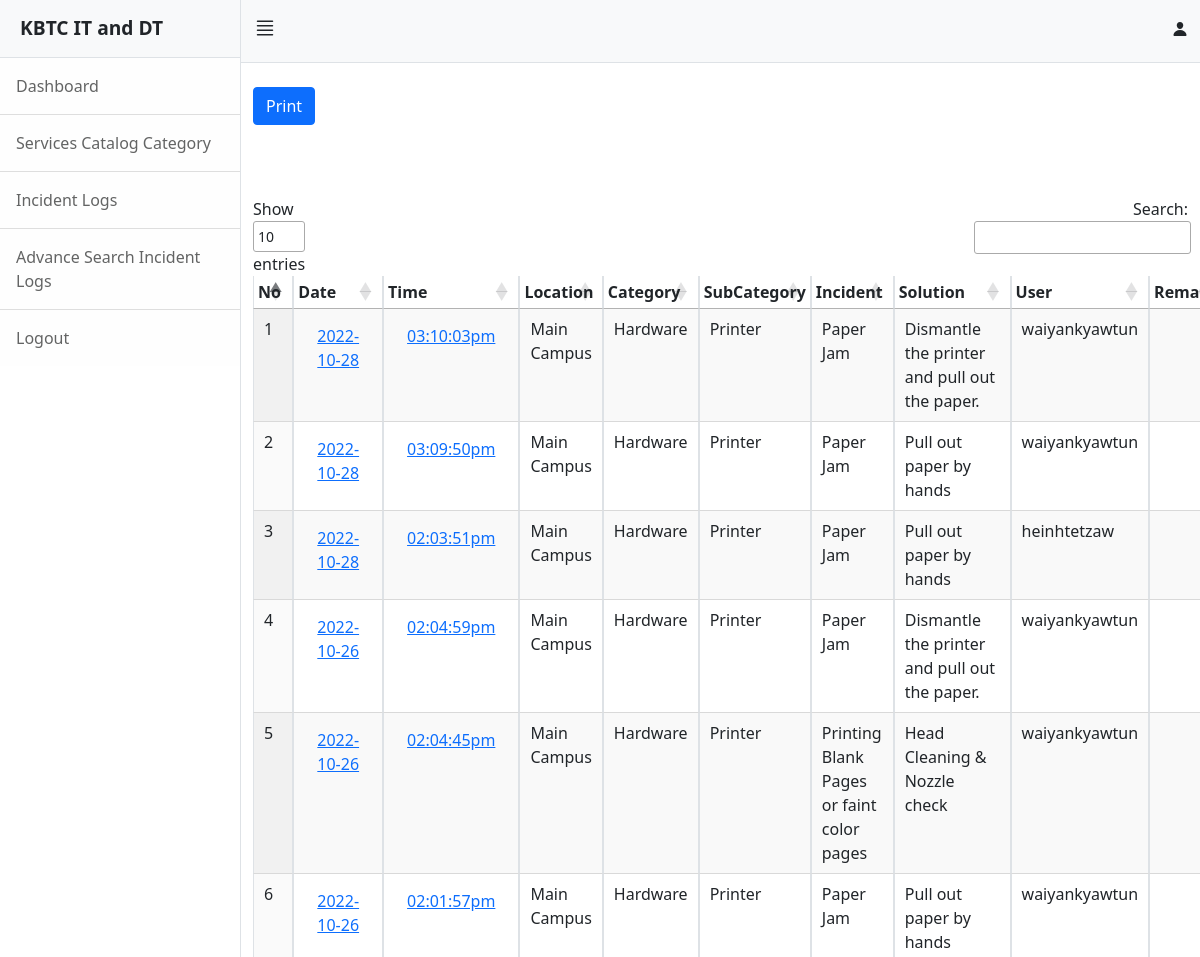
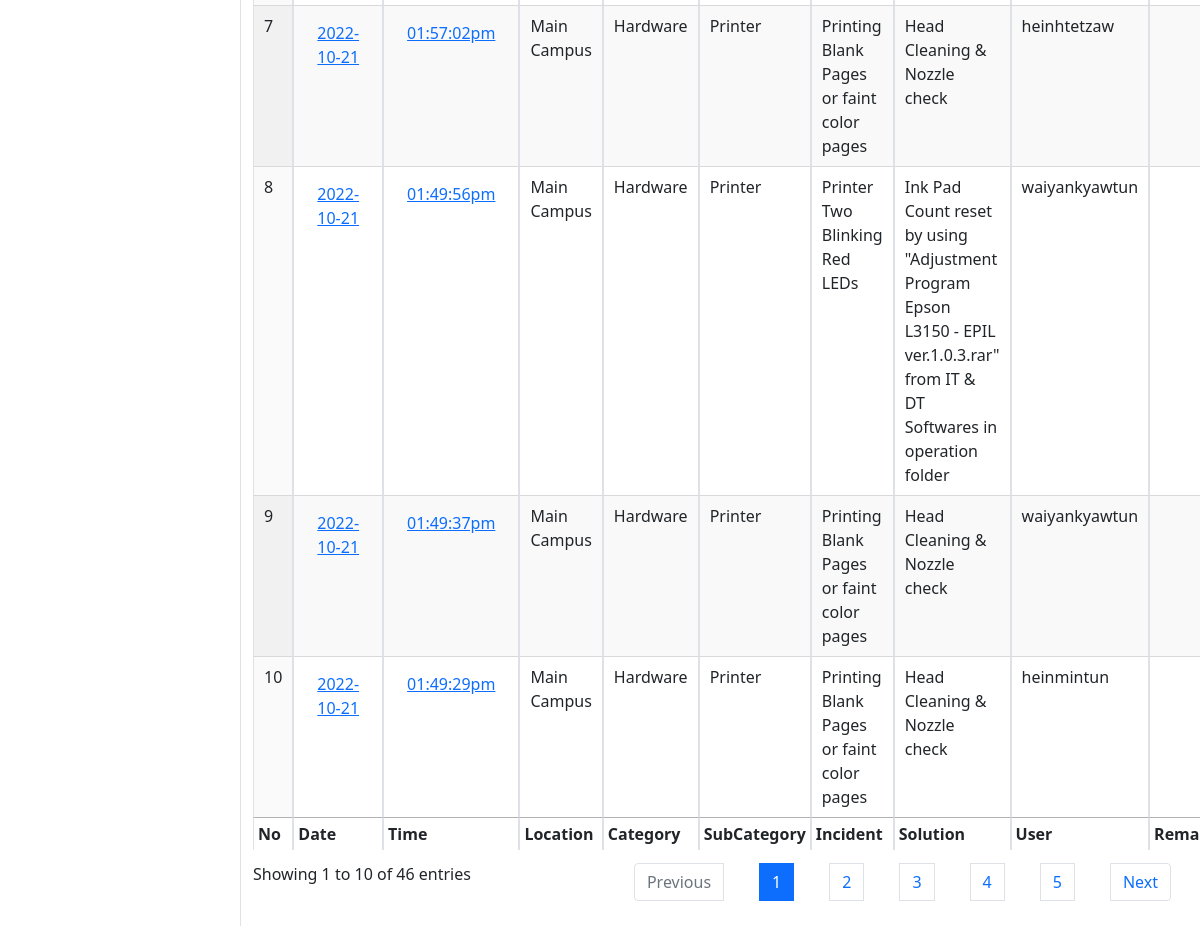
The page /user/view_logs.php (signed in) on the database its author committed (2 pictures, top to bottom).
### tables this page shows
CREATE TABLE `logs` (
  `id` int NOT NULL AUTO_INCREMENT,
  `cat_id` int NOT NULL,
  `sub_cat_id` int NOT NULL,
  `incident_id` int NOT NULL,
  `solution_id` int NOT NULL,
  `name` varchar(225) NOT NULL,
  `location` varchar(255) NOT NULL,
  `remark` text NOT NULL,
  `create_at` varchar(255) NOT NULL,
  `_time` varchar(255) DEFAULT NULL,
  PRIMARY KEY (`id`)
);

CREATE TABLE `location` (
  `id` int NOT NULL AUTO_INCREMENT,
  `name` varchar(255) NOT NULL,
  PRIMARY KEY (`id`)
);

CREATE TABLE `category` (
  `id` int NOT NULL AUTO_INCREMENT,
  `category` varchar(255) NOT NULL,
  `status` varchar(255) NOT NULL,
  PRIMARY KEY (`id`)
);

CREATE TABLE `sub_category` (
  `id` int NOT NULL AUTO_INCREMENT,
  `cat_id` int NOT NULL,
  `subcategory` varchar(255) NOT NULL,
  `status` varchar(255) NOT NULL,
  PRIMARY KEY (`id`)
);

CREATE TABLE `incident` (
  `id` int NOT NULL AUTO_INCREMENT,
  `title` text NOT NULL,
  `cat_id` int NOT NULL,
  `sub_cat_id` int NOT NULL,
  `create_at` varchar(255) NOT NULL,
  `status` tinyint(1) DEFAULT NULL,
  PRIMARY KEY (`id`)
);

CREATE TABLE `solution` (
  `id` int NOT NULL AUTO_INCREMENT,
  `incident_id` int NOT NULL,
  `answer` text NOT NULL,
  `member_id` int NOT NULL,
  `create_date` varchar(255) NOT NULL,
  `status` tinyint(1) DEFAULT NULL,
  PRIMARY KEY (`id`)
);

### user/view_logs.php (the view, shortened to what this page needs)
<?php
            include "head.php";
        ?>
<div class="d-flex" id="wrapper">
    <?php
                include "slidebar.php";
           ?>
    <div id="page-content-wrapper">
        <?php
                    include "nav.php";
                ?>
        <div class="container-fluid">
            <br>
            <button onclick="window.print()" class="btn btn-primary ">Print</button>
               <br> <br>
            <br> <br>
            <table id="example" class="table table-striped table-bordered table-hover display">
                <thead>
                    <tr>
                        <th class="px-1 py-1">No</th>
                        <th class="px-1 py-1">Date</th>
                        <th class="px-1 py-1">Time</th>
                        <th class="px-1 py-1">Location</th>
                        <th class="px-1 py-1">Category</th>
                        <th class="px-1 py-1">SubCategory</th>
                        <th class="px-1 py-1">Incident</th>
                        <th class="px-1 py-1">Solution</th>
                        <th class="px-1 py-1">User</th>
                        <th class="px-1 py-1">Remark</th>
                    </tr>
                </thead>
                <tfoot>
                    <tr>
                        <th class="px-1 py-1">No</th>
                        <th class="px-1 py-1">Date</th>
                        <th class="px-1 py-1">Time</th>
                        <th class="px-1 py-1">Location</th>
                        <th class="px-1 py-1">Category</th>
                        <th class="px-1 py-1">SubCategory</th>
                        <th class="px-1 py-1">Incident</th>
                        <th class="px-1 py-1">Solution</th>
                        <th class="px-1 py-1">User</th>
                        <th class="px-1 py-1">Remark</th>
                    </tr>
                </tfoot>
                <tbody>
                    <?php
                        $sql = "SELECT * FROM logs    order  by id desc";
                        $result = mysqli_query($connect,$sql);
                        foreach($result as $i=>$value){
                            $l_id = $value['id'];
                            $cat_id = $value['cat_id'];
                            $sub_cat_id = $value['sub_cat_id'];
                            $incident_id = $value['incident_id'];
                            $solution_id = $value['solution_id'];
                            $name = $value['name'];
                            $location = $value['location'];
                            $remark = $value['remark'];
                            $create_at = $value['create_at'];
                            $_time = $value['_time'];
                            $sql2 = "SELECT * FROM category WHERE id=$cat_id && status=1";
                            $result2 = mysqli_query($connect,$sql2);
                            foreach($result2 as $value){
                                $category = $value["category"];
                            }
                            $sql2 = "SELECT * FROM sub_category WHERE id=$sub_cat_id && status=1";
                            $result2 = mysqli_query($connect,$sql2);
                            foreach($result2 as $value){
                                $subcategory = $value["subcategory"];
                            }
                            $sql3 = "SELECT * FROM incident WHERE id=$incident_id";
                            $result3 = mysqli_query($connect,$sql3);
                            foreach($result3 as $value){
                                $incident = $value["title"];
                            }
                            $sql4 = "SELECT * FROM solution WHERE id=$solution_id";
                            $result4 = mysqli_query($connect,$sql4);
                            foreach($result4 as $value){
                                $answer = $value["answer"];
                            }
                            $sql5 = "SELECT * FROM location WHERE id=$location";
                            $result5 = mysqli_query($connect,$sql5);
                            foreach($result5 as $value){
                                $location = $value["name"];
                            }
                            ?>
                    <tr>
                        <td><?php echo ++$i; ?></td>
                        <td><a class="btn-link btn" data-toggle="modal" data-target="#detail<?php echo $l_id; ?>" ><?php echo $create_at; ?></a></td>
                        <td><a class="btn-link btn" data-toggle="modal" data-target="#edit_time<?php echo $l_id; ?>" ><?php echo $_time; ?></a></td>
            <td><?php echo $location; ?></td>
                        <td><?php echo $category; ?></td>
                        <td><?php echo $subcategory; ?></td>
                        <td><?php echo $incident; ?></td>
                        <td><?php echo $answer; ?></td>
                        <td><?php echo $name; ?></td>
                        <td><?php echo $remark; ?></td>
                    </tr>
                    <?php
                        }
                    ?>
                </tbody>
            </table>
        </div>
    </div>
</div>
<?php
            include "footer.php";
        ?>

### rows shown on the page
logs: create_at "2022-10-28", _time "03:10:03pm", location.name "Main Campus", category.category "Hardware", sub_category.subcategory "Printer", incident.title "Paper Jam", solution.answer "Dismantle the printer and pull out the paper.", name "waiyankyawtun"
logs: create_at "2022-10-28", _time "03:09:50pm", incident.title "Paper Jam", solution.answer "Pull out paper by hands", name "waiyankyawtun"
location: name "Main Campus"
category: category "Hardware"
sub_category: subcategory "Printer"
logs: create_at "2022-10-28", _time "02:03:51pm", incident.title "Paper Jam", solution.answer "Pull out paper by hands", name "heinhtetzaw"
logs: create_at "2022-10-26", _time "02:04:59pm", incident.title "Paper Jam", solution.answer "Dismantle the printer and pull out the paper.", name "waiyankyawtun"
logs: create_at "2022-10-26", _time "02:04:45pm", incident.title "Printing Blank Pages or faint color pages", solution.answer "Head Cleaning & Nozzle check", name "waiyankyawtun"
logs: create_at "2022-10-26", _time "02:01:57pm", incident.title "Paper Jam", solution.answer "Pull out paper by hands", name "waiyankyawtun"
logs: create_at "2022-10-21", _time "01:57:02pm", incident.title "Printing Blank Pages or faint color pages", solution.answer "Head Cleaning & Nozzle check", name "heinhtetzaw"
logs: create_at "2022-10-21", _time "01:49:56pm", incident.title "Printer Two Blinking Red LEDs", solution.answer "Ink Pad Count reset by using \"Adjustment Program Epson L3150 - EPIL ver.1.0.3.rar\" from IT & DT Softwares in operation folder", name "waiyankyawtun"
logs: create_at "2022-10-21", _time "01:49:37pm", incident.title "Printing Blank Pages or faint color pages", solution.answer "Head Cleaning & Nozzle check", name "waiyankyawtun"
logs: create_at "2022-10-21", _time "01:49:29pm", incident.title "Printing Blank Pages or faint color pages", solution.answer "Head Cleaning & Nozzle check", name "heinmintun"
